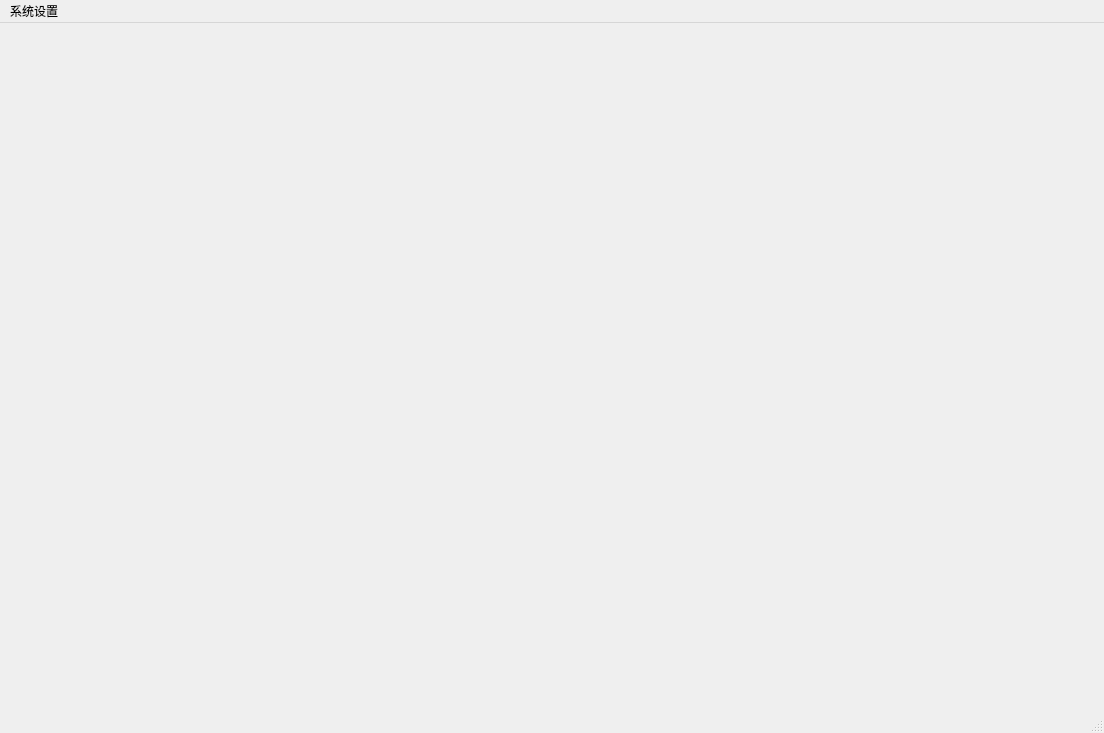
<?xml version="1.0" encoding="UTF-8"?>
<ui version="4.0">
 <class>MainWindow</class>
 <widget class="QMainWindow" name="MainWindow">
  <property name="geometry">
   <rect>
    <x>0</x>
    <y>0</y>
    <width>1104</width>
    <height>733</height>
   </rect>
  </property>
  <property name="windowTitle">
   <string>MainWindow</string>
  </property>
  <widget class="QWidget" name="centralwidget"/>
  <widget class="QMenuBar" name="menubar">
   <property name="geometry">
    <rect>
     <x>0</x>
     <y>0</y>
     <width>1104</width>
     <height>21</height>
    </rect>
   </property>
   <widget class="QMenu" name="menu">
    <property name="title">
     <string>系统设置</string>
    </property>
    <addaction name="actiondf"/>
    <addaction name="actionsdfsdf"/>
   </widget>
   <addaction name="menu"/>
  </widget>
  <widget class="QStatusBar" name="statusbar"/>
  <action name="actiondf">
   <property name="text">
    <string>登录SSO信息</string>
   </property>
  </action>
  <action name="actionsdfsdf">
   <property name="text">
    <string>sdfsdf</string>
   </property>
  </action>
 </widget>
 <resources/>
 <connections/>
</ui>
